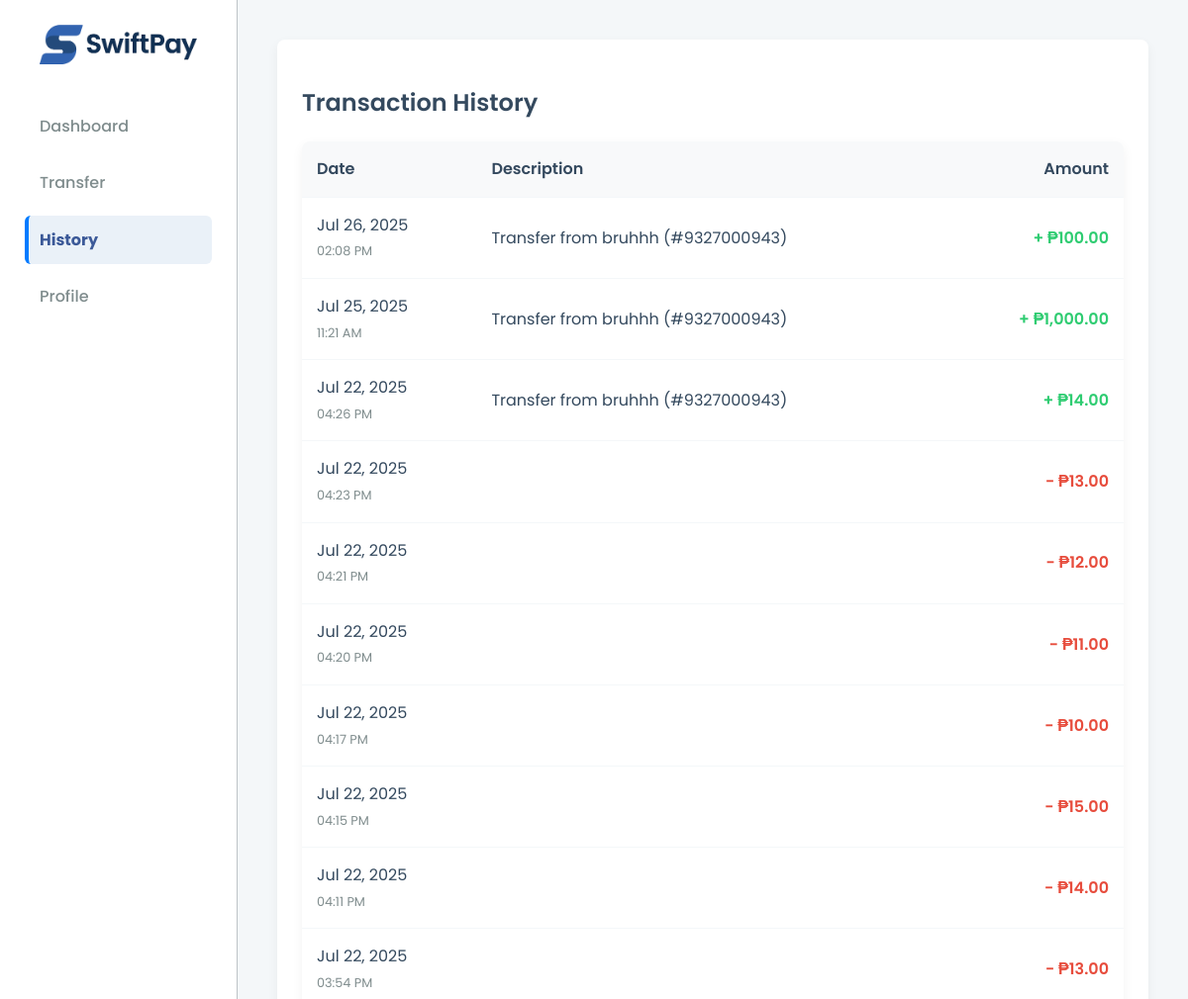
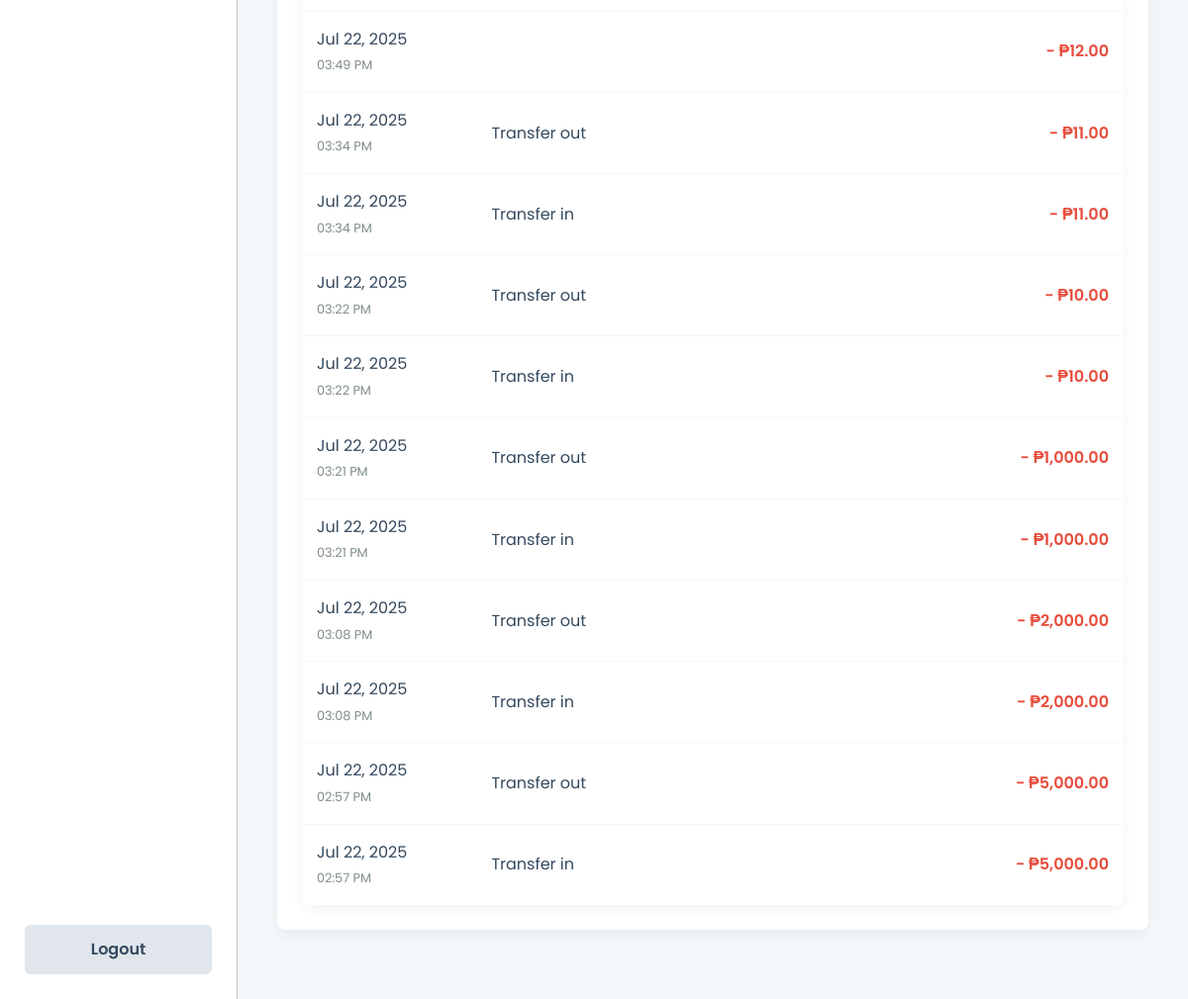
The page /history.php (signed in) on the database its author committed (2 pictures, top to bottom).
### tables this page shows
CREATE TABLE `transactions` (
  `transaction_id` int(11) NOT NULL,
  `user_id` int(11) NOT NULL,
  `transaction_type` varchar(255) DEFAULT NULL,
  `amount` decimal(10,2) NOT NULL,
  `related_user_id` int(11) DEFAULT NULL,
  `created_at` timestamp NOT NULL DEFAULT current_timestamp()
);

CREATE TABLE `users` (
  `user_id` int(11) NOT NULL,
  `full_name` varchar(100) DEFAULT NULL,
  `email` varchar(100) DEFAULT NULL,
  `password` varchar(255) DEFAULT NULL,
  `account_number` varchar(20) DEFAULT NULL,
  `balance` decimal(10,2) DEFAULT 0.00,
  `avatar` varchar(255) DEFAULT 'default.png',
  `status` enum('active','deactivated') DEFAULT 'active',
  `deleted_at` datetime DEFAULT NULL,
  `created_at` timestamp NOT NULL DEFAULT current_timestamp()
);

### history.php (the view, shortened to what this page needs)
<?php
include 'connect.php';
$user_id = $_SESSION['user_id'];
$stmt = $conn->prepare("
    SELECT t.transaction_id, t.transaction_type, t.amount, t.created_at, t.user_id, t.related_user_id,
           sender.full_name AS sender_name, sender.account_number AS sender_acc,
           recipient.full_name AS recipient_name, recipient.account_number AS recipient_acc
    FROM transactions t
    LEFT JOIN users sender ON t.user_id = sender.user_id
    LEFT JOIN users recipient ON t.related_user_id = recipient.user_id
    WHERE t.user_id = ? OR t.related_user_id = ?
    ORDER BY t.created_at DESC
");
$stmt->bind_param("ii", $user_id, $user_id);
$stmt->execute();
$result = $stmt->get_result();
?>
<!DOCTYPE html>
<html>
<head>
    <link rel="stylesheet" href="styles.css?v=1.6">
</head>
<body>
<div class="app-container">
    <div class="sidebar">
        <div class="logo">
            <a href="dashboard.php">
                <img src="icons/SwiftPay-trimmed.png" alt="SwiftPay Logo">
            </a>
        </div>
        <nav class="sidebar-nav">
            <a href="dashboard.php">Dashboard</a>
            <a href="transfer.php">Transfer</a>
            <a href="history.php" class="active">History</a>
            <a href="profile.php">Profile</a>
        </nav>
        <a href="logout.php" class="btn btn-secondary logout-btn">Logout</a>
    </div>
    <div class="main-content">
        <div class="card">
            <h2>Transaction History</h2>
            <?php if ($result->num_rows > 0): ?>
                <table class="transaction-table">
                    <thead>
                        <tr>
                            <th>Date</th>
                            <th>Description</th>
                            <th style="text-align: right;">Amount</th>
                        </tr>
                    </thead>
                    <tbody>
                        <?php while ($row = $result->fetch_assoc()): ?>
                            <tr>
                                <td>
                                    <?= date("M d, Y", strtotime($row['created_at'])) ?><br>
                                    <span style="font-size: 0.8em; color: var(--secondary-text);"><?= date("h:i A", strtotime($row['created_at'])) ?></span>
                                </td>
                                <td>
                                    <?php
                                        $description = '';
                                        if ($row['transaction_type'] === 'transfer') {
                                            if ($row['user_id'] == $user_id) {
                                                $description = "Transfer to " . htmlspecialchars($row['recipient_name']) . " (#" . htmlspecialchars($row['recipient_acc']) . ")";
                                            } else {
                                                $description = "Transfer from " . htmlspecialchars($row['sender_name']) . " (#" . htmlspecialchars($row['sender_acc']) . ")";
                                            }
                                        } else {
                                            $description = ucfirst(str_replace('-', ' ', $row['transaction_type']));
                                        }
                                        echo $description;
                                    ?>
                                </td>
                                <td style="text-align: right;" class="
                                    <?php
                                        $is_credit = ($row['transaction_type'] === 'top-up' || ($row['transaction_type'] === 'transfer' && $row['user_id'] != $user_id));
                                        echo $is_credit ? 'amount-credit' : 'amount-debit';
                                    ?>">
                                    <?= ($is_credit ? '+ ' : '- ') ?>₱<?= number_format($row['amount'], 2) ?>
                                </td>
                            </tr>
                        <?php endwhile; ?>
                    </tbody>
                </table>
            <?php else: ?>
                <p>You have no transactions yet.</p>
            <?php endif; ?>
        </div>
    </div>
</div>
</body>
</html>

### styles.css (style rules this page uses)
:root { --primary-blue: #3B5998; --primary-blue-dark: #357ABD; --success-green: #2ECC71; --action-red: #E74C3C; --dark-text: #34495E; --secondary-text: #7f8c8d; --border-color: #BDC3C7; --background-light: #F4F7F9; --white: #FFFFFF; --accent-blue: #007BFF; }
body { font-family: 'Poppins', sans-serif; background-color: var(--background-light); color: var(--dark-text); margin: 0; padding: 0; line-height: 1.6; }
h2, h3 { color: var(--dark-text); font-weight: 600; }
a { color: var(--primary-blue); text-decoration: none; }
.app-container { display: flex; min-height: 100vh; }
.sidebar { position: fixed; left: 0; top: 0; height: 100%; box-sizing: border-box; width: 240px; background-color: var(--white); border-right: 1px solid var(--border-color); padding: 25px; display: flex; flex-direction: column; }
.sidebar-nav a { display: block; padding: 12px 15px; margin-bottom: 8px; border-radius: 6px; font-weight: 500; color: var(--secondary-text); transition: background-color 0.2s, color 0.2s; }
.sidebar-nav a.active { background-color: #eaf1f8; color: var(--primary-blue); font-weight: 700; border-left: 4px solid var(--accent-blue); padding-left: 11px; }
.sidebar .logout-btn { margin-top: auto; }
.main-content { flex-grow: 1; padding: 40px; margin-left: 240px; }
.card { background-color: var(--white); padding: 25px; border-radius: 8px; box-shadow: 0 4px 12px rgba(0,0,0,0.05); margin-bottom: 30px; }
.btn { padding: 12px 20px; border: none; border-radius: 6px; font-weight: 600; font-size: 1em; cursor: pointer; text-decoration: none; display: inline-block; transition: background-color 0.3s, transform 0.1s; text-align: center; }
.btn-secondary { background-color: #e0e6eb; color: var(--dark-text); }
.transaction-table { width: 100%; border-collapse: collapse; background-color: var(--white); border-radius: 8px; overflow: hidden; box-shadow: 0 4px 12px rgba(0,0,0,0.05); }
.transaction-table th, .transaction-table td { padding: 15px; text-align: left; border-bottom: 1px solid var(--background-light); }
.transaction-table th { background-color: #F8F9FA; font-weight: 600; }
.transaction-table tr:last-child td { border-bottom: none; }
.amount-credit { color: var(--success-green); font-weight: 600; }
.amount-debit { color: var(--action-red); font-weight: 600; }
.logo { text-align: center; margin-bottom: 30px; }
.logo img { height: auto; max-width: 100%; }
.sidebar .logo { margin-top: 0; padding: 0 10px; }
.sidebar .logo img { max-height: 40px; }

### rows shown on the page
transactions: created_at "Jul 26, 2025", created_at "02:08 PM", user.account_number "Transfer from bruhhh (#9327000943)", amount "100.00"
transactions: created_at "Jul 25, 2025", created_at "11:21 AM", user.account_number "Transfer from bruhhh (#9327000943)", amount "1,000.00"
transactions: created_at "Jul 22, 2025", created_at "04:26 PM", user.account_number "Transfer from bruhhh (#9327000943)", amount "14.00"
transactions: created_at "Jul 22, 2025", created_at "04:23 PM", amount "13.00"
transactions: created_at "Jul 22, 2025", created_at "04:21 PM", amount "12.00"
transactions: created_at "Jul 22, 2025", created_at "04:20 PM", amount "11.00"
transactions: created_at "Jul 22, 2025", created_at "04:17 PM", amount "10.00"
transactions: created_at "Jul 22, 2025", created_at "04:15 PM", amount "15.00"
transactions: created_at "Jul 22, 2025", created_at "04:11 PM", amount "14.00"
transactions: created_at "Jul 22, 2025", created_at "03:54 PM", amount "13.00"
transactions: created_at "Jul 22, 2025", created_at "03:49 PM", amount "12.00"
transactions: created_at "Jul 22, 2025", created_at "03:34 PM", transaction_type "Transfer out", amount "11.00"
transactions: created_at "Jul 22, 2025", created_at "03:34 PM", transaction_type "Transfer in", amount "11.00"
transactions: created_at "Jul 22, 2025", created_at "03:22 PM", transaction_type "Transfer out", amount "10.00"
transactions: created_at "Jul 22, 2025", created_at "03:22 PM", transaction_type "Transfer in", amount "10.00"
transactions: created_at "Jul 22, 2025", created_at "03:21 PM", transaction_type "Transfer out", amount "1,000.00"
transactions: created_at "Jul 22, 2025", created_at "03:21 PM", transaction_type "Transfer in", amount "1,000.00"
transactions: created_at "Jul 22, 2025", created_at "03:08 PM", transaction_type "Transfer out", amount "2,000.00"
transactions: created_at "Jul 22, 2025", created_at "03:08 PM", transaction_type "Transfer in", amount "2,000.00"
transactions: created_at "Jul 22, 2025", created_at "02:57 PM", transaction_type "Transfer out", amount "5,000.00"
transactions: created_at "Jul 22, 2025", created_at "02:57 PM", transaction_type "Transfer in", amount "5,000.00"
